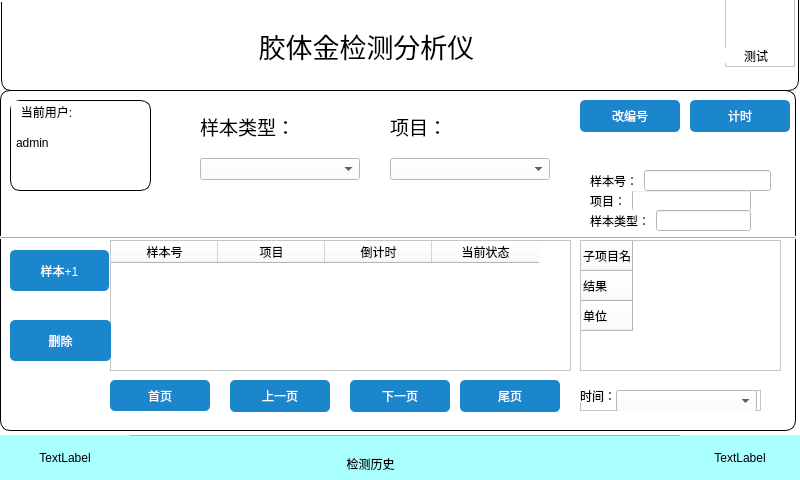
<?xml version="1.0" encoding="UTF-8"?>
<ui version="4.0">
 <class>Form</class>
 <widget class="QWidget" name="Form">
  <property name="geometry">
   <rect>
    <x>0</x>
    <y>0</y>
    <width>800</width>
    <height>480</height>
   </rect>
  </property>
  <property name="windowTitle">
   <string>Form</string>
  </property>
  <property name="styleSheet">
   <string notr="true">background-color:rgb(255, 255, 255)</string>
  </property>
  <widget class="QFrame" name="top">
   <property name="geometry">
    <rect>
     <x>1</x>
     <y>-10</y>
     <width>798</width>
     <height>101</height>
    </rect>
   </property>
   <property name="styleSheet">
    <string notr="true">QWidget#top{

border: 1px solid black;
border-radius: 10px;
}
</string>
   </property>
   <property name="frameShape">
    <enum>QFrame::StyledPanel</enum>
   </property>
   <property name="frameShadow">
    <enum>QFrame::Raised</enum>
   </property>
   <widget class="QLabel" name="label">
    <property name="geometry">
     <rect>
      <x>130</x>
      <y>20</y>
      <width>471</width>
      <height>71</height>
     </rect>
    </property>
    <property name="font">
     <font>
      <family>AcadEref</family>
      <pointsize>20</pointsize>
     </font>
    </property>
    <property name="text">
     <string>胶体金检测分析仪</string>
    </property>
    <property name="alignment">
     <set>Qt::AlignCenter</set>
    </property>
   </widget>
   <widget class="QFrame" name="home">
    <property name="geometry">
     <rect>
      <x>724</x>
      <y>2</y>
      <width>70</width>
      <height>75</height>
     </rect>
    </property>
    <property name="frameShape">
     <enum>QFrame::StyledPanel</enum>
    </property>
    <property name="frameShadow">
     <enum>QFrame::Raised</enum>
    </property>
    <widget class="QLabel" name="label_11">
     <property name="geometry">
      <rect>
       <x>2</x>
       <y>0</y>
       <width>55</width>
       <height>55</height>
      </rect>
     </property>
     <property name="text">
      <string/>
     </property>
     <property name="pixmap">
      <pixmap>batch.png</pixmap>
     </property>
     <property name="alignment">
      <set>Qt::AlignCenter</set>
     </property>
    </widget>
    <widget class="QLabel" name="label_2">
     <property name="geometry">
      <rect>
       <x>0</x>
       <y>56</y>
       <width>62</width>
       <height>15</height>
      </rect>
     </property>
     <property name="text">
      <string>测试</string>
     </property>
     <property name="alignment">
      <set>Qt::AlignCenter</set>
     </property>
    </widget>
   </widget>
  </widget>
  <widget class="QFrame" name="under">
   <property name="geometry">
    <rect>
     <x>0</x>
     <y>435</y>
     <width>800</width>
     <height>51</height>
    </rect>
   </property>
   <property name="styleSheet">
    <string notr="true">background-color:rgb(170, 255, 255)</string>
   </property>
   <property name="frameShape">
    <enum>QFrame::StyledPanel</enum>
   </property>
   <property name="frameShadow">
    <enum>QFrame::Raised</enum>
   </property>
   <widget class="QLabel" name="label_13">
    <property name="geometry">
     <rect>
      <x>240</x>
      <y>14</y>
      <width>261</width>
      <height>31</height>
     </rect>
    </property>
    <property name="text">
     <string>检测历史</string>
    </property>
    <property name="alignment">
     <set>Qt::AlignCenter</set>
    </property>
    <property name="textInteractionFlags">
     <set>Qt::TextBrowserInteraction</set>
    </property>
   </widget>
   <widget class="QLabel" name="dateLabel">
    <property name="geometry">
     <rect>
      <x>0</x>
      <y>0</y>
      <width>130</width>
      <height>45</height>
     </rect>
    </property>
    <property name="text">
     <string>TextLabel</string>
    </property>
    <property name="alignment">
     <set>Qt::AlignCenter</set>
    </property>
   </widget>
   <widget class="QLabel" name="timeLabel">
    <property name="geometry">
     <rect>
      <x>680</x>
      <y>0</y>
      <width>120</width>
      <height>45</height>
     </rect>
    </property>
    <property name="text">
     <string>TextLabel</string>
    </property>
    <property name="alignment">
     <set>Qt::AlignCenter</set>
    </property>
   </widget>
  </widget>
  <widget class="QFrame" name="frame">
   <property name="geometry">
    <rect>
     <x>0</x>
     <y>90</y>
     <width>796</width>
     <height>341</height>
    </rect>
   </property>
   <property name="styleSheet">
    <string notr="true">QWidget#frame{

border: 1px solid black;
border-radius: 10px;
}
</string>
   </property>
   <property name="frameShape">
    <enum>QFrame::StyledPanel</enum>
   </property>
   <property name="frameShadow">
    <enum>QFrame::Raised</enum>
   </property>
   <widget class="QPushButton" name="pushButton">
    <property name="geometry">
     <rect>
      <x>580</x>
      <y>10</y>
      <width>100</width>
      <height>32</height>
     </rect>
    </property>
    <property name="styleSheet">
     <string notr="true">background-color:rgb(27, 134, 204);
color:rgb(255,255,255);
border-radius: 5px; 
        </string>
    </property>
    <property name="text">
     <string>改编号</string>
    </property>
   </widget>
   <widget class="QPushButton" name="pushButton_2">
    <property name="geometry">
     <rect>
      <x>690</x>
      <y>10</y>
      <width>100</width>
      <height>32</height>
     </rect>
    </property>
    <property name="styleSheet">
     <string notr="true">background-color:rgb(27, 134, 204);
color:rgb(255,255,255);
border-radius: 5px; 
        </string>
    </property>
    <property name="text">
     <string>计时</string>
    </property>
   </widget>
   <widget class="QFrame" name="frame_7">
    <property name="geometry">
     <rect>
      <x>0</x>
      <y>146</y>
      <width>800</width>
      <height>3</height>
     </rect>
    </property>
    <property name="frameShape">
     <enum>QFrame::VLine</enum>
    </property>
    <property name="frameShadow">
     <enum>QFrame::Raised</enum>
    </property>
   </widget>
   <widget class="QFrame" name="frame_9">
    <property name="geometry">
     <rect>
      <x>0</x>
      <y>146</y>
      <width>804</width>
      <height>3</height>
     </rect>
    </property>
    <property name="frameShape">
     <enum>QFrame::HLine</enum>
    </property>
    <property name="frameShadow">
     <enum>QFrame::Raised</enum>
    </property>
   </widget>
   <widget class="QPushButton" name="pushButton_4">
    <property name="geometry">
     <rect>
      <x>110</x>
      <y>290</y>
      <width>100</width>
      <height>31</height>
     </rect>
    </property>
    <property name="styleSheet">
     <string notr="true">background-color:rgb(27, 134, 204);
color:rgb(255,255,255);
border-radius: 5px; 
        </string>
    </property>
    <property name="text">
     <string>首页</string>
    </property>
   </widget>
   <widget class="QFrame" name="frame_8">
    <property name="geometry">
     <rect>
      <x>10</x>
      <y>10</y>
      <width>141</width>
      <height>91</height>
     </rect>
    </property>
    <property name="styleSheet">
     <string notr="true">QWidget#frame_8{

border: 1px solid black;
border-radius: 10px;
}
</string>
    </property>
    <property name="frameShape">
     <enum>QFrame::StyledPanel</enum>
    </property>
    <property name="frameShadow">
     <enum>QFrame::Raised</enum>
    </property>
    <widget class="QLabel" name="label_4">
     <property name="geometry">
      <rect>
       <x>1</x>
       <y>1</y>
       <width>71</width>
       <height>21</height>
      </rect>
     </property>
     <property name="text">
      <string>当前用户:</string>
     </property>
     <property name="alignment">
      <set>Qt::AlignCenter</set>
     </property>
    </widget>
    <widget class="QLabel" name="label_5">
     <property name="geometry">
      <rect>
       <x>6</x>
       <y>36</y>
       <width>91</width>
       <height>31</height>
      </rect>
     </property>
     <property name="styleSheet">
      <string notr="true"/>
     </property>
     <property name="text">
      <string>admin</string>
     </property>
     <property name="alignment">
      <set>Qt::AlignLeading|Qt::AlignLeft|Qt::AlignTop</set>
     </property>
    </widget>
   </widget>
   <widget class="QTableWidget" name="tableWidget">
    <property name="geometry">
     <rect>
      <x>110</x>
      <y>150</y>
      <width>461</width>
      <height>131</height>
     </rect>
    </property>
    <property name="styleSheet">
     <string notr="true">QWidget#frame{

border: 1px solid black;
border-radius: 10px;
}
</string>
    </property>
    <attribute name="horizontalHeaderCascadingSectionResizes">
     <bool>false</bool>
    </attribute>
    <attribute name="horizontalHeaderMinimumSectionSize">
     <number>18</number>
    </attribute>
    <attribute name="horizontalHeaderDefaultSectionSize">
     <number>107</number>
    </attribute>
    <attribute name="verticalHeaderVisible">
     <bool>true</bool>
    </attribute>
    <attribute name="verticalHeaderHighlightSections">
     <bool>true</bool>
    </attribute>
    <column>
     <property name="text">
      <string>样本号</string>
     </property>
     <property name="textAlignment">
      <set>AlignCenter</set>
     </property>
     <property name="background">
      <color alpha="0">
       <red>141</red>
       <green>200</green>
       <blue>109</blue>
      </color>
     </property>
    </column>
    <column>
     <property name="text">
      <string>项目</string>
     </property>
     <property name="textAlignment">
      <set>AlignCenter</set>
     </property>
    </column>
    <column>
     <property name="text">
      <string>倒计时</string>
     </property>
     <property name="textAlignment">
      <set>AlignCenter</set>
     </property>
    </column>
    <column>
     <property name="text">
      <string>当前状态</string>
     </property>
    </column>
   </widget>
   <widget class="QWidget" name="verticalLayoutWidget">
    <property name="geometry">
     <rect>
      <x>200</x>
      <y>10</y>
      <width>160</width>
      <height>80</height>
     </rect>
    </property>
    <layout class="QVBoxLayout" name="verticalLayout_2">
     <item>
      <widget class="QLabel" name="label_3">
       <property name="font">
        <font>
         <family>宋体</family>
         <pointsize>14</pointsize>
        </font>
       </property>
       <property name="text">
        <string>样本类型：</string>
       </property>
      </widget>
     </item>
     <item>
      <widget class="QComboBox" name="comboBox"/>
     </item>
    </layout>
   </widget>
   <widget class="QWidget" name="verticalLayoutWidget_2">
    <property name="geometry">
     <rect>
      <x>390</x>
      <y>10</y>
      <width>160</width>
      <height>80</height>
     </rect>
    </property>
    <layout class="QVBoxLayout" name="verticalLayout_3">
     <item>
      <widget class="QLabel" name="label_6">
       <property name="font">
        <font>
         <family>宋体</family>
         <pointsize>14</pointsize>
        </font>
       </property>
       <property name="text">
        <string>项目：</string>
       </property>
      </widget>
     </item>
     <item>
      <widget class="QComboBox" name="comboBox_2"/>
     </item>
    </layout>
   </widget>
   <widget class="QPushButton" name="pushButton_6">
    <property name="geometry">
     <rect>
      <x>230</x>
      <y>290</y>
      <width>100</width>
      <height>32</height>
     </rect>
    </property>
    <property name="styleSheet">
     <string notr="true">background-color:rgb(27, 134, 204);
color:rgb(255,255,255);
border-radius: 5px; 
        </string>
    </property>
    <property name="text">
     <string>上一页</string>
    </property>
   </widget>
   <widget class="QPushButton" name="pushButton_7">
    <property name="geometry">
     <rect>
      <x>350</x>
      <y>290</y>
      <width>100</width>
      <height>32</height>
     </rect>
    </property>
    <property name="styleSheet">
     <string notr="true">background-color:rgb(27, 134, 204);
color:rgb(255,255,255);
border-radius: 5px; 
        </string>
    </property>
    <property name="text">
     <string>下一页</string>
    </property>
   </widget>
   <widget class="QPushButton" name="pushButton_8">
    <property name="geometry">
     <rect>
      <x>460</x>
      <y>290</y>
      <width>100</width>
      <height>32</height>
     </rect>
    </property>
    <property name="styleSheet">
     <string notr="true">background-color:rgb(27, 134, 204);
color:rgb(255,255,255);
border-radius: 5px; 
        </string>
    </property>
    <property name="text">
     <string>尾页</string>
    </property>
   </widget>
   <widget class="QTableWidget" name="tableWidget_2">
    <property name="geometry">
     <rect>
      <x>580</x>
      <y>150</y>
      <width>201</width>
      <height>131</height>
     </rect>
    </property>
    <row>
     <property name="text">
      <string>子项目名</string>
     </property>
    </row>
    <row>
     <property name="text">
      <string>结果</string>
     </property>
    </row>
    <row>
     <property name="text">
      <string>单位</string>
     </property>
    </row>
   </widget>
   <widget class="QFrame" name="frame_5">
    <property name="geometry">
     <rect>
      <x>580</x>
      <y>300</y>
      <width>181</width>
      <height>21</height>
     </rect>
    </property>
    <property name="frameShape">
     <enum>QFrame::StyledPanel</enum>
    </property>
    <property name="frameShadow">
     <enum>QFrame::Raised</enum>
    </property>
    <widget class="QLabel" name="label_18">
     <property name="geometry">
      <rect>
       <x>0</x>
       <y>0</y>
       <width>54</width>
       <height>12</height>
      </rect>
     </property>
     <property name="text">
      <string>时间：</string>
     </property>
    </widget>
    <widget class="QComboBox" name="comboBox_3">
     <property name="geometry">
      <rect>
       <x>36</x>
       <y>0</y>
       <width>141</width>
       <height>22</height>
      </rect>
     </property>
    </widget>
   </widget>
   <widget class="QWidget" name="horizontalLayoutWidget_2">
    <property name="geometry">
     <rect>
      <x>590</x>
      <y>100</y>
      <width>161</width>
      <height>21</height>
     </rect>
    </property>
    <layout class="QHBoxLayout" name="horizontalLayout_2">
     <item>
      <widget class="QLabel" name="label_8">
       <property name="text">
        <string>项目：</string>
       </property>
      </widget>
     </item>
     <item>
      <widget class="QLineEdit" name="lineEdit_2"/>
     </item>
    </layout>
   </widget>
   <widget class="QWidget" name="horizontalLayoutWidget_3">
    <property name="geometry">
     <rect>
      <x>590</x>
      <y>120</y>
      <width>161</width>
      <height>21</height>
     </rect>
    </property>
    <layout class="QHBoxLayout" name="horizontalLayout_3">
     <item>
      <widget class="QLabel" name="label_9">
       <property name="text">
        <string>样本类型：</string>
       </property>
      </widget>
     </item>
     <item>
      <widget class="QLineEdit" name="lineEdit_3"/>
     </item>
    </layout>
   </widget>
   <widget class="QWidget" name="horizontalLayoutWidget">
    <property name="geometry">
     <rect>
      <x>590</x>
      <y>80</y>
      <width>181</width>
      <height>21</height>
     </rect>
    </property>
    <layout class="QHBoxLayout" name="horizontalLayout">
     <item>
      <widget class="QLabel" name="label_7">
       <property name="text">
        <string>样本号：</string>
       </property>
      </widget>
     </item>
     <item>
      <widget class="QLineEdit" name="lineEdit"/>
     </item>
    </layout>
   </widget>
   <widget class="QPushButton" name="pushButton_5">
    <property name="geometry">
     <rect>
      <x>10</x>
      <y>230</y>
      <width>101</width>
      <height>41</height>
     </rect>
    </property>
    <property name="styleSheet">
     <string notr="true">background-color:rgb(27, 134, 204);
color:rgb(255,255,255);
border-radius: 5px; 
        </string>
    </property>
    <property name="text">
     <string>删除</string>
    </property>
   </widget>
   <widget class="QPushButton" name="pushButton_3">
    <property name="geometry">
     <rect>
      <x>10</x>
      <y>160</y>
      <width>99</width>
      <height>41</height>
     </rect>
    </property>
    <property name="styleSheet">
     <string notr="true">background-color:rgb(27, 134, 204);
color:rgb(255,255,255);
border-radius: 5px; 
        </string>
    </property>
    <property name="text">
     <string>样本+1</string>
    </property>
   </widget>
  </widget>
  <widget class="QWidget" name="layoutWidget">
   <property name="geometry">
    <rect>
     <x>0</x>
     <y>0</y>
     <width>2</width>
     <height>2</height>
    </rect>
   </property>
   <layout class="QVBoxLayout" name="verticalLayout"/>
  </widget>
 </widget>
 <resources>
  <include location="../img/img.qrc"/>
 </resources>
 <connections/>
</ui>
